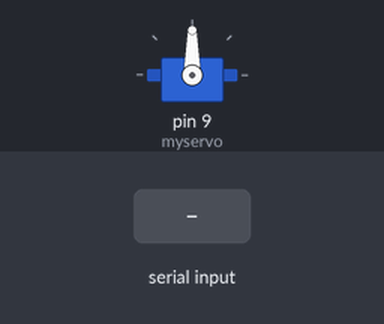
Bench run of a sketch on a simulated Arduino Uno, built with avr-gcc and run on an emulated ATmega328P. Parts: servo. The test bench sets the inputs (shaded band).

Above: at 1.2 s.
1.3 s: "90,45\n" received over Serial
At 1.6 s:
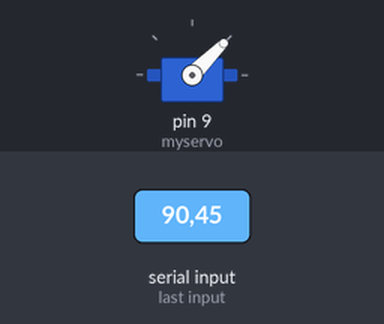
2.8 s: "30,150\n" received over Serial
At 4.0 s:
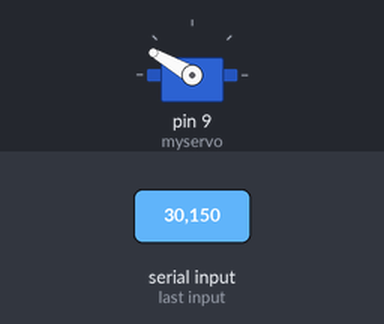
4.3 s: "5\n" received over Serial
At 4.9 s:
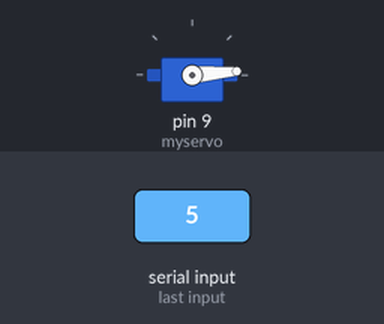
5.8 s: "200\n" received over Serial
At 6.1 s:
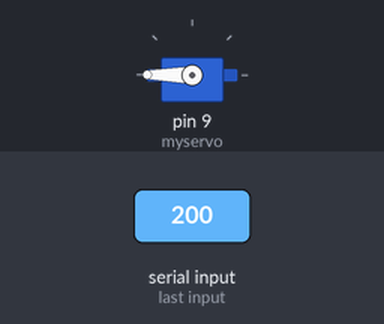
7.3 s: "90\n" received over Serial
At 8.5 s:
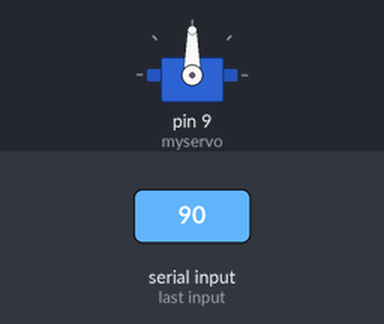
Timing chart, 0 to 9.8 s (numbered marks = the images above; inputs shaded):
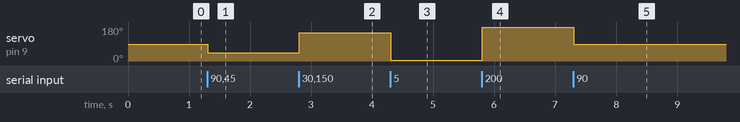

The sketch:

servoMechanism.ino
```cpp
#include <Servo.h>

Servo myservo;

int incomingByte;
void setup()
{
  myservo.attach(9);

  Serial.begin(9600);
}

void loop() {

  while(Serial.available() > 0){
    incomingByte = Serial.parseInt();
    if(Serial.read() == '\n')
    {
      myservo.write(incomingByte);
    }

  }
}
```

Measured:
- after the input at 1.3 s, servo on pin 9 (myservo): 90° → 45° at once
- after the input at 2.8 s, servo on pin 9 (myservo): 45° → 150° at once
- after the input at 4.3 s, servo on pin 9 (myservo): 150° → 5° at once
- after the input at 5.8 s, servo on pin 9 (myservo): 5° → 180° at once
- after the input at 7.3 s, servo on pin 9 (myservo): 180° → 90° at once
